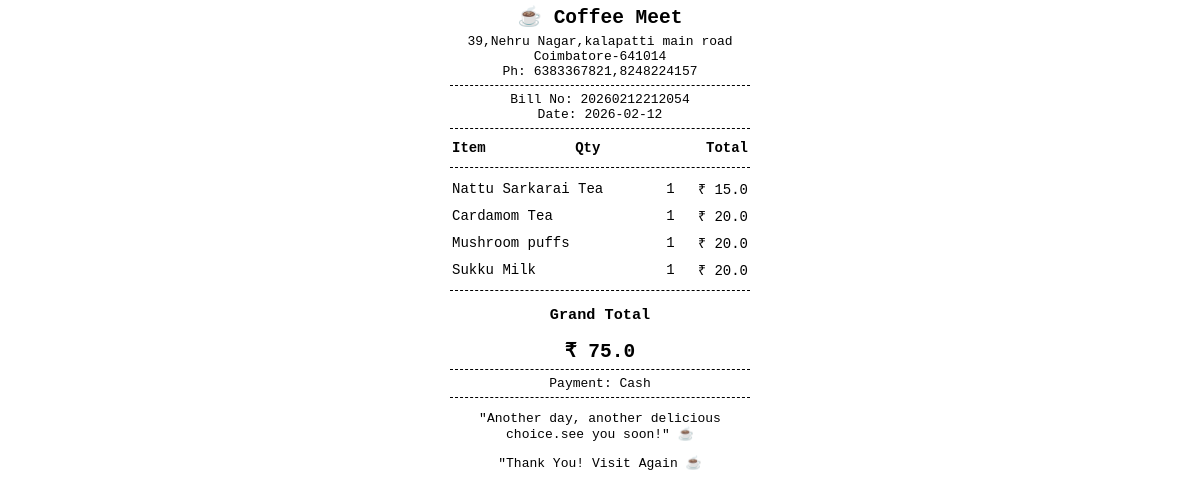
Screenshot of /print-bill/20260212212054 with the database file from the repository.
### tables this page shows
CREATE TABLE sales
              (id INTEGER PRIMARY KEY AUTOINCREMENT,
              bill_n0 TEXT,
              item_name TEXT,
              qty INTEGER,
              price REAL,
              gst REAL,
              total REAL,
              payment_mode TEXT,
              date TEXT
              , bill_no TEXT);

### app.py (the view)
@app.route("/print-bill/<bill_no>")
def print_bill(bill_no):
    conn = sqlite3.connect("coffee_meet.db")
    c = conn.cursor()
    c.execute("""
        SELECT item_name, qty, price, total, payment_mode, date
        FROM sales
        WHERE bill_no = ?
    """, (bill_no,))
    rows = c.fetchall()
    conn.close()
    if not rows:
        return "Bill not found"
    bill_items = []
    payment_mode = rows[0][4]
    date = rows[0][5]
    grand_total = 0
    for row in rows:
        bill_items.append({
            "name": row[0],
            "qty": row[1],
            "price": row[2],
            "total": row[3]
        })
        grand_total += row[3]
    return render_template(
        "bill_print.html",
        bill_no=bill_no,
        date=date,
        items=bill_items,
        grand_total=grand_total,
        payment_mode=payment_mode
    )

### templates/bill_print.html (shortened to what this page needs)
<!DOCTYPE html>
<html>
<head>
</head>
<body>
    <h2>☕ Coffee Meet</h2>
    <div>39,Nehru Nagar,kalapatti main road </div>
    <div>Coimbatore-641014</div>
    <div>Ph: 6383367821,8248224157</div>
    <hr>
    <div>Bill No: {{ bill_no }}</div>
    <div>Date: {{ date }}</div>
    <hr>
    <table>
        <tr>
            <th class="left">Item</th>
            <th class="center">Qty</th>
            <th class="right">Total</th>
        </tr>
    </table>
    <hr>
    <table>
        {% for item in items %}
        <tr>
            <td class="left">{{ item.name }}</td>
            <td class="center">{{ item.qty }}</td>
            <td class="right">₹ {{ item.total }}</td>
        </tr>
        {% endfor %}
    </table>
    <hr>
    <h3>Grand Total</h3>
    <h2>₹ {{ grand_total }}</h2>
    <hr>
    <div>Payment: {{ payment_mode }}</div>
    <hr>
    <p>"Another day, another delicious choice.see you soon!" ☕</p>
    <p>"Thank You! Visit Again ☕</p>
</body>
</html>

### templates/bill_print.html (style rules this page uses)
body { font-family: monospace; width: 300px; margin: auto; text-align: center; }
h2 { margin: 5px 0; }
hr { border: none; border-top: 1px dashed black; margin: 6px 0; }
table { width: 100%; font-size: 14px; }
th, td { padding: 3px 0; }
.left { text-align: left; }
.right { text-align: right; }
.center { text-align: center; }

### rows the page displays
sales: date "2026-02-12", name "Nattu Sarkarai Tea", qty "1", total "15.0", payment_mode "Cash"
sales: name "Cardamom Tea", qty "1", total "20.0"
sales: name "Mushroom puffs", qty "1", total "20.0"
sales: name "Sukku Milk", qty "1", total "20.0"

### other values shown
{{ bill_no }} "20260212212054"
{{ grand_total }} "75.0"
